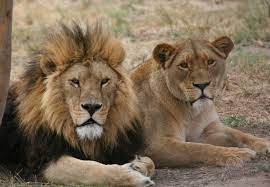
#> input picture TD3/lion.jpeg, 270 x 187 px; its folder holds only this picture in this run
$ python -i 3-grey-levels-and-images-modification.py   (imports and definitions only)
#> lines starting #> are read from the running program, lines starting #| are printed output that depends on the picture
#> further down, picture is the input picture: PIL image 270x187 RGB; mean R, G, B 127.3, 109.2, 87.4
from array import array
from os import listdir
from random import randint

from PIL import Image
from pytest import mark


def monochrome(img: Image.Image) -> None:
    for x in range(img.size[0]):
        for y in range(img.size[1]):
            color = img.getpixel((x, y))
            color = int(0.3 * color[0] + 0.59 * color[1] + 0.11 * color[2])
            img.putpixel((x, y), (color, color, color))
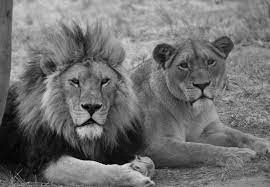
#> img: PIL image 270x187 RGB; min 0, max 245, mean 111.8


# [35 lines left out: functions test_monochrome, binarization, test_binarization, not called in this run]


def floyd_steinberg(img: Image.Image):
    monochrome(img)
    for x in range(1, img.size[0] - 1):
        for y in range(img.size[1] - 1):
            old = img.getpixel((x, y))[0]
            new = round(old / 255) * 255
            img.putpixel((x, y), (new, new, new))
            if new not in (0, 255):
                print((x, y), new)
            e = old - new

            color = img.getpixel((x + 1, y))[0] + int(7 / 16 * e)
            img.putpixel((x + 1, y), (color, color, color))

            color = img.getpixel((x + 1, y + 1))[0] + int(3 / 16 * e)
            img.putpixel((x + 1, y + 1), (color, color, color))

            color = img.getpixel((x, y + 1))[0] + int(5 / 16 * e)
            img.putpixel((x, y + 1), (color, color, color))

            color = img.getpixel((x - 1, y + 1))[0] + int(5 / 16 * e)
            if color not in (0, 255):
                print("fourth", (x, y), color)
            img.putpixel((x - 1, y + 1), (color, color, color))
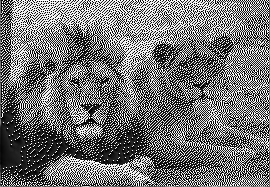
#> img: PIL image 270x187 RGB; min 0, max 255, mean 114.1


# [115 lines left out: functions test_floyd_steinberg, blur, test_blur, linear_adjustment, test_linear_adjustment, histogram and 3 more, not called in this run]

>>> from PIL import Image
>>> picture = Image.open('../TD3/lion.jpeg')
>>> result = floyd_steinberg(picture)
